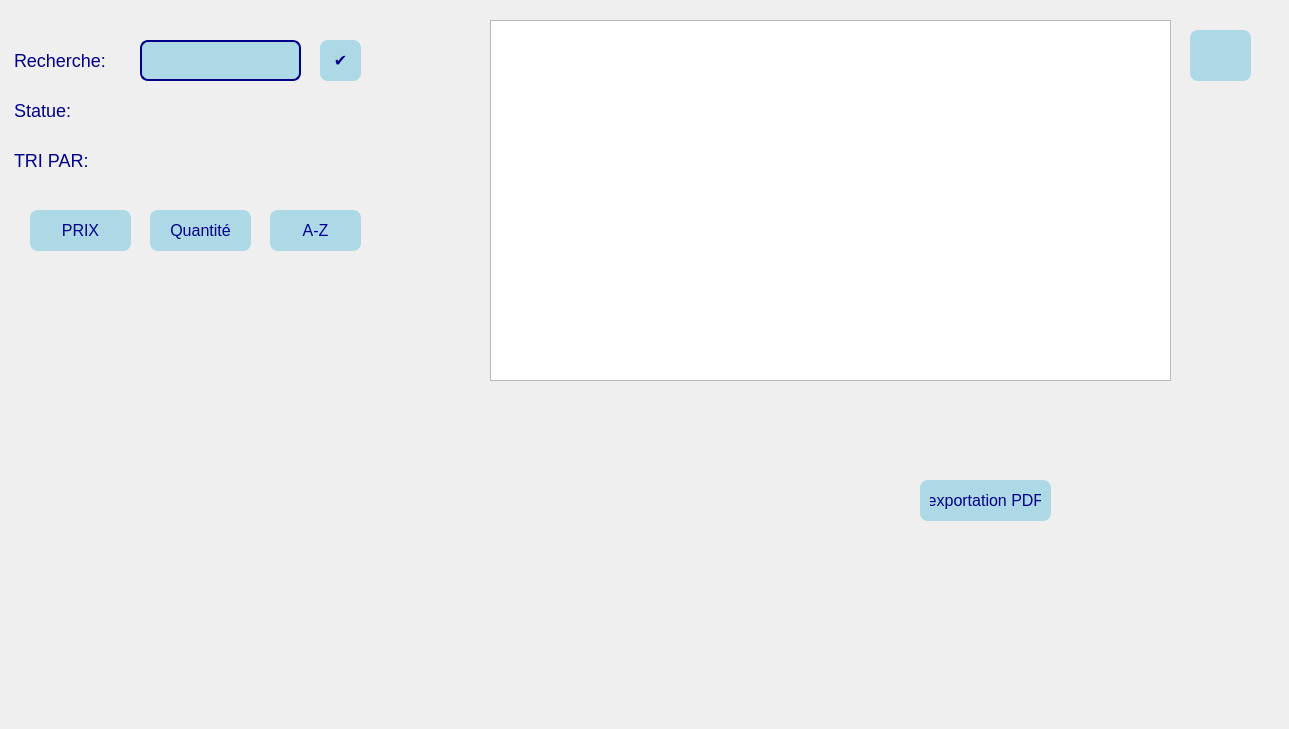
   <widget class="QWidget" name="tab_8">
    <attribute name="title">
     <string>Recherche et tri </string>
    </attribute>
    <widget class="QLabel" name="label_28">
     <property name="geometry">
      <rect>
       <x>-10</x>
       <y>0</y>
       <width>1280</width>
       <height>720</height>
      </rect>
     </property>
     <property name="styleSheet">
      <string notr="true">background-image: url(:/Pictures/img/Design sans titre (1).png);</string>
     </property>
     <property name="text">
      <string/>
     </property>
    </widget>
    <widget class="QLabel" name="label_29">
     <property name="geometry">
      <rect>
       <x>0</x>
       <y>40</y>
       <width>131</width>
       <height>41</height>
      </rect>
     </property>
     <property name="styleSheet">
      <string notr="true">QLabel {
                color: darkblue;                   /* Text color */
                font-size: 18px;                   /* Font size */
                font-family: 'Arial', sans-serif;  /* Font family */
                padding: 10px;                     /* Padding around the text */
            }</string>
     </property>
     <property name="text">
      <string>Recherche:</string>
     </property>
    </widget>
    <widget class="QLineEdit" name="rechercheLineEdit">
     <property name="geometry">
      <rect>
       <x>140</x>
       <y>40</y>
       <width>161</width>
       <height>41</height>
      </rect>
     </property>
     <property name="styleSheet">
      <string notr="true">QLineEdit {
                background-color: lightblue;          /* Background color */
                color: darkblue;                      /* Text color */
                font-size: 16px;                     /* Font size */
                font-family: 'Segoe UI', sans-serif;  /* Font family */
                padding: 10px;                       /* Padding inside the line edit */
                border: 2px solid darkblue;          /* Border color */
                border-radius: 8px;                  /* Rounded corners */
            }
            QLineEdit:focus {
                border: 2px solid #B2D8E0;           /* Border color on focus */
            }
            QLineEdit::placeholder {
                color: gray;                         /* Placeholder text color */
            }</string>
     </property>
    </widget>
    <widget class="QPushButton" name="recherche">
     <property name="geometry">
      <rect>
       <x>320</x>
       <y>40</y>
       <width>41</width>
       <height>41</height>
      </rect>
     </property>
     <property name="styleSheet">
      <string notr="true">QPushButton {
                background-color: lightblue;          /* Button background color */
                color: darkblue;                      /* Text color */
                font-size: 16px;                     /* Font size */
                font-family: 'Segoe UI', sans-serif;  /* Font family */
                padding: 10px;                       /* Padding around the text */
                border: none;                        /* No border */
                border-radius: 8px;                  /* Rounded corners */
                transition: background-color 0.3s;   /* Smooth background color transition */
            }
            QPushButton:hover {
                background-color: #B2D8E0;           /* Background color on hover */
            }
            QPushButton:pressed {
                background-color: #A0C4D3;           /* Background color when pressed */
            }</string>
     </property>
     <property name="text">
      <string>✔</string>
     </property>
    </widget>
    <widget class="QLabel" name="label_30">
     <property name="geometry">
      <rect>
       <x>0</x>
       <y>140</y>
       <width>181</width>
       <height>41</height>
      </rect>
     </property>
     <property name="styleSheet">
      <string notr="true">QLabel {
                color: darkblue;                   /* Text color */
                font-size: 18px;                   /* Font size */
                font-family: 'Arial', sans-serif;  /* Font family */
                padding: 10px;                     /* Padding around the text */
            }</string>
     </property>
     <property name="text">
      <string>TRI PAR:</string>
     </property>
    </widget>
    <widget class="QPushButton" name="triparprix">
     <property name="geometry">
      <rect>
       <x>30</x>
       <y>210</y>
       <width>101</width>
       <height>41</height>
      </rect>
     </property>
     <property name="styleSheet">
      <string notr="true">QPushButton {
                background-color: lightblue;          /* Button background color */
                color: darkblue;                      /* Text color */
                font-size: 16px;                     /* Font size */
                font-family: 'Segoe UI', sans-serif;  /* Font family */
                padding: 10px;                       /* Padding around the text */
                border: none;                        /* No border */
                border-radius: 8px;                  /* Rounded corners */
                transition: background-color 0.3s;   /* Smooth background color transition */
            }
            QPushButton:hover {
                background-color: #B2D8E0;           /* Background color on hover */
            }
            QPushButton:pressed {
                background-color: #A0C4D3;           /* Background color when pressed */
            }</string>
     </property>
     <property name="text">
      <string>PRIX</string>
     </property>
    </widget>
    <widget class="QPushButton" name="triparquantite">
     <property name="geometry">
      <rect>
       <x>150</x>
       <y>210</y>
       <width>101</width>
       <height>41</height>
      </rect>
     </property>
     <property name="styleSheet">
      <string notr="true">QPushButton {
                background-color: lightblue;          /* Button background color */
                color: darkblue;                      /* Text color */
                font-size: 16px;                     /* Font size */
                font-family: 'Segoe UI', sans-serif;  /* Font family */
                padding: 10px;                       /* Padding around the text */
                border: none;                        /* No border */
                border-radius: 8px;                  /* Rounded corners */
                transition: background-color 0.3s;   /* Smooth background color transition */
            }
            QPushButton:hover {
                background-color: #B2D8E0;           /* Background color on hover */
            }
            QPushButton:pressed {
                background-color: #A0C4D3;           /* Background color when pressed */
            }</string>
     </property>
     <property name="text">
      <string>Quantité</string>
     </property>
    </widget>
    <widget class="QPushButton" name="triparaz">
     <property name="geometry">
      <rect>
       <x>270</x>
       <y>210</y>
       <width>91</width>
       <height>41</height>
      </rect>
     </property>
     <property name="styleSheet">
      <string notr="true">QPushButton {
                background-color: lightblue;          /* Button background color */
                color: darkblue;                      /* Text color */
                font-size: 16px;                     /* Font size */
                font-family: 'Segoe UI', sans-serif;  /* Font family */
                padding: 10px;                       /* Padding around the text */
                border: none;                        /* No border */
                border-radius: 8px;                  /* Rounded corners */
                transition: background-color 0.3s;   /* Smooth background color transition */
            }
            QPushButton:hover {
                background-color: #B2D8E0;           /* Background color on hover */
            }
            QPushButton:pressed {
                background-color: #A0C4D3;           /* Background color when pressed */
            }</string>
     </property>
     <property name="text">
      <string>A-Z</string>
     </property>
    </widget>
    <widget class="QLabel" name="label_31">
     <property name="geometry">
      <rect>
       <x>1050</x>
       <y>380</y>
       <width>221</width>
       <height>211</height>
      </rect>
     </property>
     <property name="styleSheet">
      <string notr="true">image: url(:/D:/img/logo_meta-removebg-preview.png);</string>
     </property>
     <property name="text">
      <string/>
     </property>
    </widget>
    <widget class="QLabel" name="label_3">
     <property name="geometry">
      <rect>
       <x>0</x>
       <y>0</y>
       <width>1280</width>
       <height>720</height>
      </rect>
     </property>
     <property name="styleSheet">
      <string notr="true">background-image: url(:/Bureau/iamgesssss/Design sans titre (1).png);</string>
     </property>
     <property name="text">
      <string/>
     </property>
    </widget>
    <widget class="QLabel" name="label_7">
     <property name="geometry">
      <rect>
       <x>1100</x>
       <y>450</y>
       <width>151</width>
       <height>91</height>
      </rect>
     </property>
     <property name="styleSheet">
      <string notr="true">image: url(:/Pictures/img/logo_meta-removebg-preview.png);</string>
     </property>
     <property name="text">
      <string/>
     </property>
    </widget>
    <widget class="QTableView" name="model_2">
     <property name="geometry">
      <rect>
       <x>490</x>
       <y>20</y>
       <width>681</width>
       <height>361</height>
      </rect>
     </property>
     <property name="styleSheet">
      <string notr="true"/>
     </property>
    </widget>
    <widget class="QPushButton" name="exportationPDF_2">
     <property name="geometry">
      <rect>
       <x>920</x>
       <y>480</y>
       <width>131</width>
       <height>41</height>
      </rect>
     </property>
     <property name="styleSheet">
      <string notr="true">QPushButton {
                background-color: lightblue;          /* Button background color */
                color: darkblue;                      /* Text color */
                font-size: 16px;                     /* Font size */
                font-family: 'Segoe UI', sans-serif;  /* Font family */
                padding: 10px;                       /* Padding around the text */
                border: none;                        /* No border */
                border-radius: 8px;                  /* Rounded corners */
                transition: background-color 0.3s;   /* Smooth background color transition */
            }
            QPushButton:hover {
                background-color: #B2D8E0;           /* Background color on hover */
            }
            QPushButton:pressed {
                background-color: #A0C4D3;           /* Background color when pressed */
            }</string>
     </property>
     <property name="text">
      <string>exportation PDF</string>
     </property>
    </widget>
    <widget class="QLabel" name="label_5">
     <property name="geometry">
      <rect>
       <x>0</x>
       <y>90</y>
       <width>91</width>
       <height>41</height>
      </rect>
     </property>
     <property name="styleSheet">
      <string notr="true">QLabel {
                color: darkblue;                   /* Text color */
                font-size: 18px;                   /* Font size */
                font-family: 'Arial', sans-serif;  /* Font family */
                padding: 10px;                     /* Padding around the text */
            }</string>
     </property>
     <property name="text">
      <string>Statue:</string>
     </property>
    </widget>
    <widget class="QLabel" name="commentLabel">
     <property name="geometry">
      <rect>
       <x>120</x>
       <y>80</y>
       <width>191</width>
       <height>51</height>
      </rect>
     </property>
     <property name="text">
      <string/>
     </property>
    </widget>
    <widget class="QPushButton" name="pushButton">
     <property name="geometry">
      <rect>
       <x>1190</x>
       <y>30</y>
       <width>61</width>
       <height>51</height>
      </rect>
     </property>
     <property name="styleSheet">
      <string notr="true">QPushButton {
	            image: url(:/Pictures/img/trier.png);
                background-color: lightblue;          /* Button background color */
                color: darkblue;                      /* Text color */
                font-size: 16px;                     /* Font size */
                font-family: 'Segoe UI', sans-serif;  /* Font family */
                padding: 10px;                       /* Padding around the text */
                border: none;                        /* No border */
                border-radius: 8px;                  /* Rounded corners */
                transition: background-color 0.3s;   /* Smooth background color transition */
            }
            QPushButton:hover {
                background-color: #B2D8E0;           /* Background color on hover */
            }
            QPushButton:pressed {
                background-color: #A0C4D3;           /* Background color when pressed */
            }</string>
     </property>
     <property name="text">
      <string/>
     </property>
    </widget>
    <zorder>label_3</zorder>
    <zorder>label_28</zorder>
    <zorder>label_29</zorder>
    <zorder>rechercheLineEdit</zorder>
    <zorder>recherche</zorder>
    <zorder>label_30</zorder>
    <zorder>triparprix</zorder>
    <zorder>triparquantite</zorder>
    <zorder>triparaz</zorder>
    <zorder>label_31</zorder>
    <zorder>label_7</zorder>
    <zorder>model_2</zorder>
    <zorder>exportationPDF_2</zorder>
    <zorder>label_5</zorder>
    <zorder>commentLabel</zorder>
    <zorder>pushButton</zorder>
   </widget>
